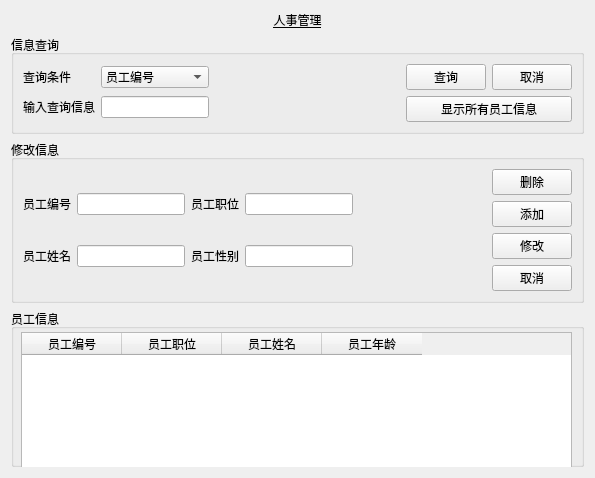
<?xml version="1.0" encoding="UTF-8"?>
<ui version="4.0">
 <class>PersonnelManage</class>
 <widget class="QWidget" name="PersonnelManage">
  <property name="geometry">
   <rect>
    <x>0</x>
    <y>0</y>
    <width>595</width>
    <height>478</height>
   </rect>
  </property>
  <property name="windowTitle">
   <string>Form</string>
  </property>
  <layout class="QVBoxLayout" name="verticalLayout_2">
   <item>
    <widget class="QLabel" name="label">
     <property name="font">
      <font>
       <family>Agency FB</family>
       <underline>true</underline>
      </font>
     </property>
     <property name="text">
      <string>人事管理</string>
     </property>
     <property name="alignment">
      <set>Qt::AlignCenter</set>
     </property>
    </widget>
   </item>
   <item>
    <widget class="QGroupBox" name="groupBox">
     <property name="title">
      <string>信息查询</string>
     </property>
     <layout class="QHBoxLayout" name="horizontalLayout_2">
      <item>
       <layout class="QGridLayout" name="gridLayout_2">
        <item row="0" column="0">
         <widget class="QLabel" name="label_2">
          <property name="text">
           <string>查询条件</string>
          </property>
         </widget>
        </item>
        <item row="1" column="0">
         <widget class="QLabel" name="label_3">
          <property name="text">
           <string>输入查询信息</string>
          </property>
         </widget>
        </item>
        <item row="0" column="1" colspan="2">
         <widget class="QComboBox" name="comboBox">
          <item>
           <property name="text">
            <string>员工编号</string>
           </property>
          </item>
         </widget>
        </item>
        <item row="1" column="1" colspan="2">
         <widget class="QLineEdit" name="lineEdit_2"/>
        </item>
       </layout>
      </item>
      <item>
       <spacer name="horizontalSpacer">
        <property name="orientation">
         <enum>Qt::Horizontal</enum>
        </property>
        <property name="sizeHint" stdset="0">
         <size>
          <width>171</width>
          <height>20</height>
         </size>
        </property>
       </spacer>
      </item>
      <item>
       <layout class="QGridLayout" name="gridLayout">
        <item row="0" column="0">
         <widget class="QPushButton" name="pushButton">
          <property name="text">
           <string>查询</string>
          </property>
         </widget>
        </item>
        <item row="0" column="1">
         <widget class="QPushButton" name="pushButton_2">
          <property name="text">
           <string>取消</string>
          </property>
         </widget>
        </item>
        <item row="1" column="0" colspan="2">
         <widget class="QPushButton" name="pushButton_3">
          <property name="text">
           <string>显示所有员工信息</string>
          </property>
         </widget>
        </item>
       </layout>
      </item>
     </layout>
    </widget>
   </item>
   <item>
    <widget class="QGroupBox" name="groupBox_2">
     <property name="title">
      <string>修改信息</string>
     </property>
     <layout class="QHBoxLayout" name="horizontalLayout">
      <item>
       <layout class="QGridLayout" name="gridLayout_3">
        <item row="0" column="0">
         <widget class="QLabel" name="label_4">
          <property name="text">
           <string>员工编号</string>
          </property>
         </widget>
        </item>
        <item row="0" column="1">
         <widget class="QLineEdit" name="lineEdit_3"/>
        </item>
        <item row="0" column="2">
         <widget class="QLabel" name="label_5">
          <property name="text">
           <string>员工职位</string>
          </property>
         </widget>
        </item>
        <item row="0" column="3">
         <widget class="QLineEdit" name="lineEdit_4"/>
        </item>
        <item row="1" column="0">
         <widget class="QLabel" name="label_6">
          <property name="text">
           <string>员工姓名</string>
          </property>
         </widget>
        </item>
        <item row="1" column="1">
         <widget class="QLineEdit" name="lineEdit_5"/>
        </item>
        <item row="1" column="2">
         <widget class="QLabel" name="label_7">
          <property name="text">
           <string>员工性别</string>
          </property>
         </widget>
        </item>
        <item row="1" column="3">
         <widget class="QLineEdit" name="lineEdit_6"/>
        </item>
       </layout>
      </item>
      <item>
       <spacer name="horizontalSpacer_2">
        <property name="orientation">
         <enum>Qt::Horizontal</enum>
        </property>
        <property name="sizeHint" stdset="0">
         <size>
          <width>83</width>
          <height>20</height>
         </size>
        </property>
       </spacer>
      </item>
      <item>
       <layout class="QVBoxLayout" name="verticalLayout">
        <item>
         <widget class="QPushButton" name="pushButton_6">
          <property name="text">
           <string>删除</string>
          </property>
         </widget>
        </item>
        <item>
         <widget class="QPushButton" name="pushButton_7">
          <property name="text">
           <string>添加</string>
          </property>
         </widget>
        </item>
        <item>
         <widget class="QPushButton" name="pushButton_4">
          <property name="text">
           <string>修改</string>
          </property>
         </widget>
        </item>
        <item>
         <widget class="QPushButton" name="pushButton_5">
          <property name="text">
           <string>取消</string>
          </property>
         </widget>
        </item>
       </layout>
      </item>
     </layout>
    </widget>
   </item>
   <item>
    <widget class="QGroupBox" name="groupBox_3">
     <property name="sizePolicy">
      <sizepolicy hsizetype="Preferred" vsizetype="Expanding">
       <horstretch>0</horstretch>
       <verstretch>0</verstretch>
      </sizepolicy>
     </property>
     <property name="title">
      <string>员工信息</string>
     </property>
     <widget class="QTableWidget" name="tableWidget">
      <property name="geometry">
       <rect>
        <x>10</x>
        <y>23</y>
        <width>551</width>
        <height>191</height>
       </rect>
      </property>
      <column>
       <property name="text">
        <string>员工编号</string>
       </property>
      </column>
      <column>
       <property name="text">
        <string>员工职位</string>
       </property>
      </column>
      <column>
       <property name="text">
        <string>员工姓名</string>
       </property>
      </column>
      <column>
       <property name="text">
        <string>员工年龄</string>
       </property>
      </column>
     </widget>
    </widget>
   </item>
  </layout>
 </widget>
 <resources/>
 <connections/>
</ui>
